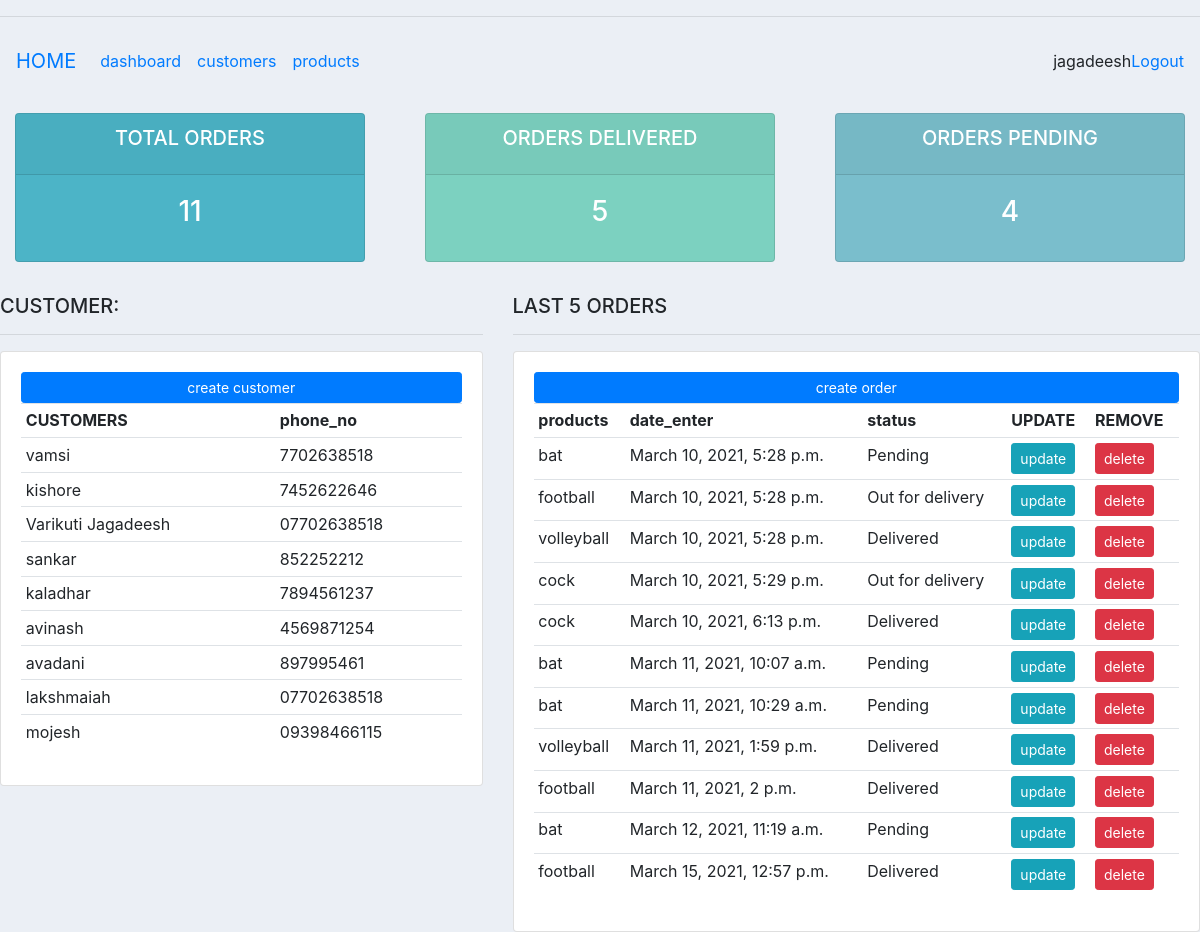
The app's page / (signed in) with its own data.
### accounts/models.py (models this page shows, shortened)
class customer(models.Model):
	name = models.CharField(max_length = 200,null = True)
	email = models.CharField(max_length = 200, null = True)
	phone_no = models.CharField(max_length = 200, null = True)
	date_enter = models.DateTimeField(auto_now_add= True, null = True)

class orders(models.Model):
	STATUS = (
		('Pending','Pending'),
		('Out for delivery','Out for delivery'),
		('Delivered','Delivered')
		)
	customer= models.ForeignKey(customer, null = True,on_delete=models.SET_NULL)
	products= models.ForeignKey(products, null = True, on_delete=models.SET_NULL)
	status = models.CharField(max_length = 200, null = True, choices=STATUS)
	date_enter = models.DateTimeField(auto_now_add= True, null = True)

class products(models.Model):
	CATEGORY = (
		('Indoor','Indoor'),
		('Outdoor','Outdoor'),
		)
	name = models.CharField(max_length = 200,null = True)
	price= models.FloatField(max_length = 200, null = True)
	category = models.CharField(max_length = 200, null = True, choices=CATEGORY)
	description= models.CharField(max_length = 200, null = True)
	date_enter = models.DateTimeField(auto_now_add= True, null = True)
	tags = models.ManyToManyField(Tags)
	def __str__(self):
		return self.name

### accounts/views.py (the view)
# urls.py: path('',views.home,name='home' ),
def home (request):
	ord = orders.objects.all()
	cust = customer.objects.all()
	total_orders = orders.objects.count()
	delivered1 = orders.objects.filter(status="Delivered").count()
	pending1 = orders.objects.filter(status="Pending").count()
	context = {'ord':ord, 'cust':cust, 'total_orders':total_orders, 'delivered1':delivered1, 'pending1':pending1}
	return render(request,'accounts/dashboard.html',context)

### accounts/templates/accounts/dashboard.html (shortened to what this page needs)
{% extends 'accounts/main.html' %}
	{% block content %}
	{% include 'accounts/status.html' %}
	<br>
	<div class ="row" >
		<div class = "col-md-5">
			<h5> CUSTOMER: </h5>
			<hr>
			<div class = " card card-body">
				<a class =" btn btn-primary btn-sm btn-block" href="{% url 'createcustomer2' %}  ">create customer
				</a>
				<table class =" table table-sm">
					<tr>
						<th> CUSTOMERS </th>
						<th> phone_no </th>
					</tr>
					{% for k in cust %}
					<tr>
						<td>{{k.name}}</td>
						<td>{{k.phone_no}}</td>
					</tr>
					{% endfor %}
				</table>
			</div>
		</div>
		<div class ="col-md-7">
			<h5> LAST 5 ORDERS </h5>
			<hr>
			<div class = "card card-body">
				<a  class =" btn btn-primary btn-sm btn-block" href ="{% url 'createorders1' %} "> create order </a>
				<table class = "table table-sm">
					<tr>
						<th> products </th>
						<th> date_enter</th>
						<th> status</th>
						<th> UPDATE </th>
						<th> REMOVE </th>
					</tr>
					{% for p in ord %}
					<tr>
						<td>{{p.products}}</td>
						<td> {{p.date_enter}}</td>
						<td> {{p.status}}</td>
						<td><a class = "btn btn-sm btn-info" href=""> update</a>
						<td><a class =" btn btn-sm btn-danger" href=""> delete</a>
					</tr>
					{% endfor %}
				</table>
			</div>
		</div>
	</div>
    {% endblock %}

### accounts/templates/accounts/navbar.html (shortened to what this page needs)
<nav class="navbar navbar-expand-lg navbar-cyan bg-cyan">
  <a class="navbar-brand" href="{% url 'home' %}">HOME</a>
  <div class="collapse navbar-collapse" id="navbarNav">
    <ul class="navbar-nav">
      <li class="nav-item active">
        <a class="nav-link" href="#">dashboard</a>
      </li>
      <li class="nav-item">
      <a class="nav-link" href="#">customers</a>
      </li>
      <li class="nav-item">
        <a class="nav-link" href="{% url 'products' %}">products</a>
      </li>
    </ul>
  </div>
  <span> {{request.user}} </span>
  <span> <a href="{% url 'logout' %}"> Logout</a></span>
</nav>

### accounts/static/css/cssstyle.css (style rules this page uses)
body { background-color: #ebeff5; }

### records on screen
customer: name "vamsi", phone_no "7702638518"
customer: name "kishore", phone_no "7452622646"
customer: name "Varikuti Jagadeesh", phone_no "07702638518"
customer: name "sankar", phone_no "852252212"
customer: name "kaladhar", phone_no "7894561237"
customer: name "avinash", phone_no "4569871254"
customer: name "avadani", phone_no "897995461"
customer: name "lakshmaiah", phone_no "07702638518"
customer: name "mojesh", phone_no "09398466115"
orders: products "bat", date_enter "March 10, 2021, 5:28 p.m.", status "Pending"
orders: products "football", date_enter "March 10, 2021, 5:28 p.m.", status "Out for delivery"
orders: products "volleyball", date_enter "March 10, 2021, 5:28 p.m.", status "Delivered"
orders: products "cock", date_enter "March 10, 2021, 5:29 p.m.", status "Out for delivery"
orders: products "cock", date_enter "March 10, 2021, 6:13 p.m.", status "Delivered"
orders: products "bat", date_enter "March 11, 2021, 10:07 a.m.", status "Pending"
orders: products "bat", date_enter "March 11, 2021, 10:29 a.m.", status "Pending"
orders: products "volleyball", date_enter "March 11, 2021, 1:59 p.m.", status "Delivered"
orders: products "football", date_enter "March 11, 2021, 2 p.m.", status "Delivered"
orders: products "bat", date_enter "March 12, 2021, 11:19 a.m.", status "Pending"
orders: products "football", date_enter "March 15, 2021, 12:57 p.m.", status "Delivered"

### other values on screen
{{ request.user }} "jagadeesh"
{{ total_orders }} "11"
{{ delivered1 }} "5"
{{ pending1 }} "4"
